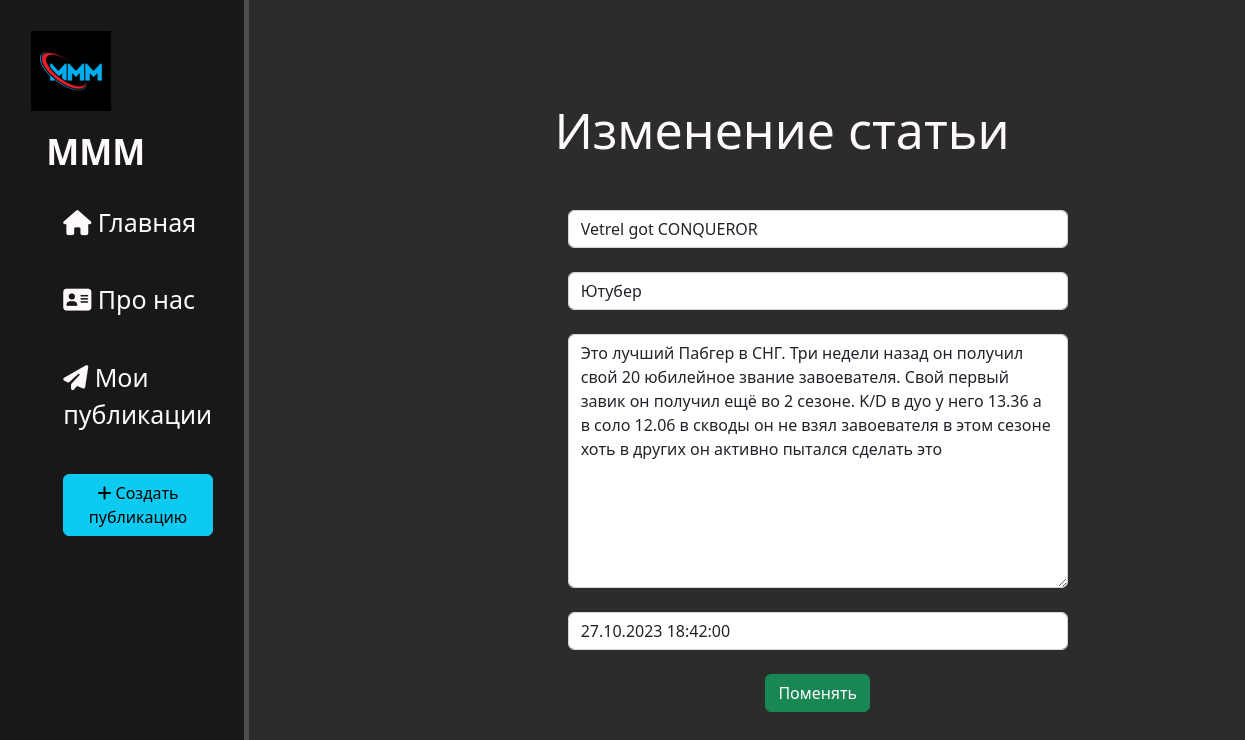
Page /news/4/update on the committed database.
### news/models.py (models this page shows, shortened)
class Artiles(models.Model):
    title = models.CharField('Название', max_length=50)
    anons = models.CharField('Анонс', max_length=255)
    full_text = models.TextField('Статья')
    date = models.DateTimeField('Дата публикации')
    class Meta:
        verbose_name = 'Новость'
        verbose_name_plural = 'Новости'

### news/views.py (the view)
# urls.py: path('<int:pk>/update', NewsUpdateView.as_view(), name="news_update"),
class NewsUpdateView(UpdateView):
    model = Artiles
    template_name = "updator.html"
    form_class = ArtilesForm

### news/forms.py
class ArtilesForm(ModelForm):
    class Meta:
        model = Artiles
        fields = ("title", "anons", "full_text", "date")
        widgets = {
            "title": TextInput(attrs={
                'class':'form-control',
                'placeholder':'Название статьи',
            }),
            "anons": TextInput(attrs={
                'class':'form-control',
                'placeholder':'Анонс статьи',
            }),
            "full_text": Textarea(attrs={
                'class':'form-control',
                'placeholder':'Текст',
            }),
            "date": DateTimeInput(attrs={
                'class':'form-control',
            }),
        }

### news/templates/updator.html (shortened to what this page needs)
{% extends "layout.html" %}
{% block content %}
    <div class="features">
        <h1>Изменение статьи</h1>
        <form method="post">
            {{ form.title }}<br>
            {{ form.anons }}<br>
            {{ form.full_text }}<br>
            {{ form.date }}<br>
            <button type="submit" class="btn btn-success">
                Поменять
            </button>
        </form>
    </div>
{% endblock content %}

### main/static/css/main.css (style rules this page uses)
body { background-color: #2c2c2c; color: #fffafa; }
main > .features { float: left; margin-top: 100px; text-align: center; width: 80%; height: 100vh; }
main > .features > h1 { font-size: 50px; position: relative; left: 35px; }
form { margin-left: 32%; width: 500px; margin-top: 50px; }

### rows in the picture
Artiles: title "Vetrel got CONQUEROR", anons "Ютубер", full_text "Это лучший Пабгер в СНГ. Три недели назад он получил свой 20 юбилейное звание завоевателя. Свой первый завик он получил ещё во 2 сезоне. K/D в дуо у него 13.36 а в соло 12.06 в скводы он не взял завоевателя в этом сезоне хоть в других он активно пытался сделать это", date "27.10.2023 18:42:00"
